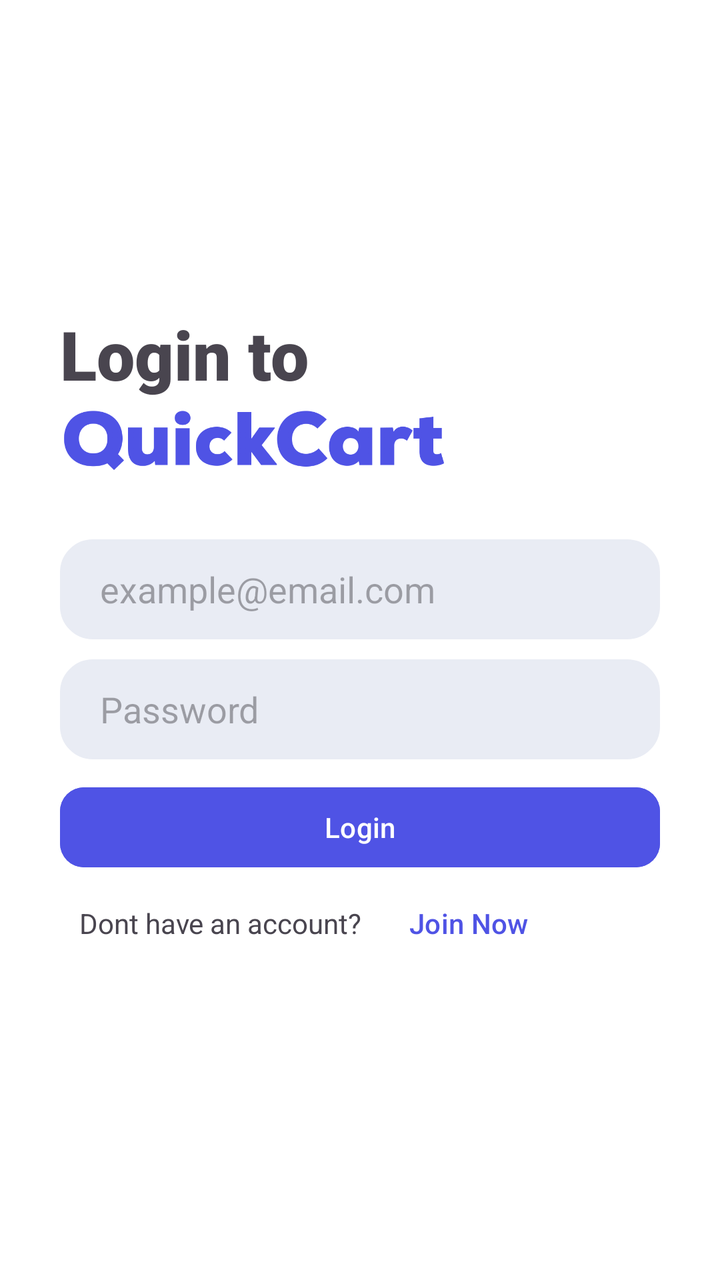
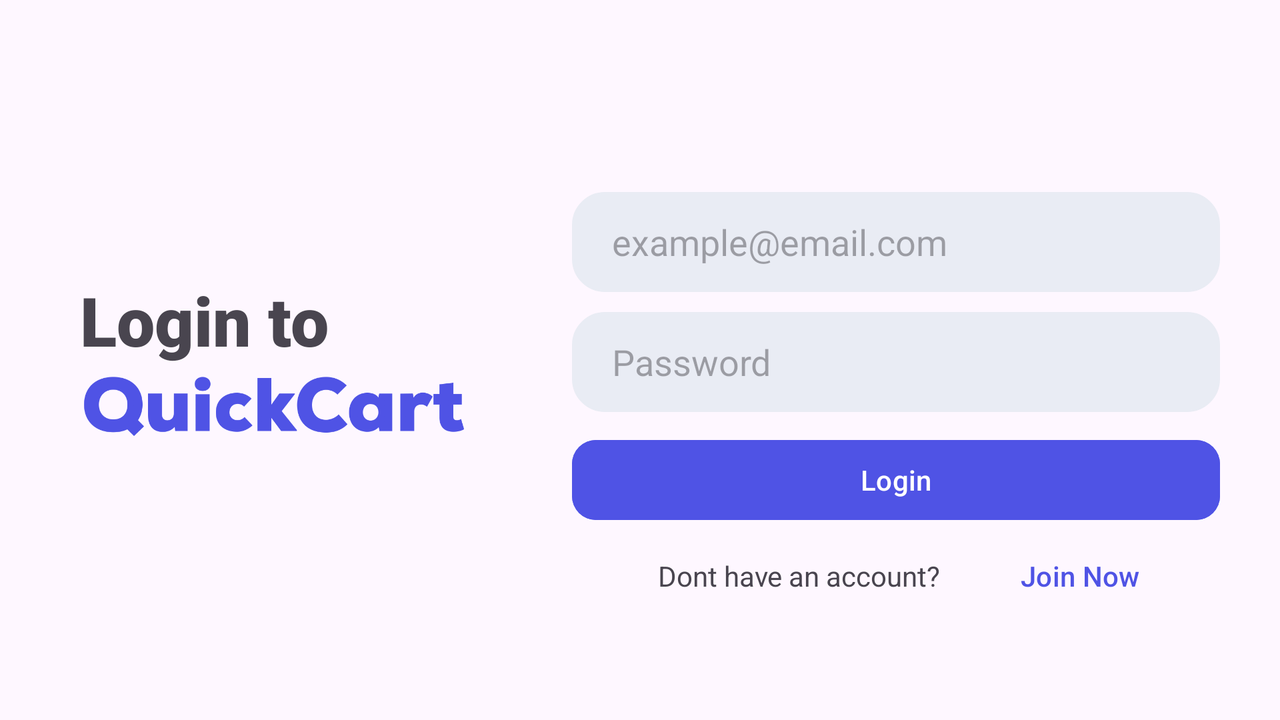

The same Android screen from two of the app's own layout files: first res/layout/ as a phone draws it, then the repository's variant for another configuration, drawn on a device whose configuration selects that folder. Both files follow.
<!-- AndroidManifest.xml: application theme Theme.Quickcart -->
<!-- res/layout/fragment_login.xml -->
<?xml version="1.0" encoding="utf-8"?>
<FrameLayout xmlns:android="http://schemas.android.com/apk/res/android"
    xmlns:app="http://schemas.android.com/apk/res-auto"
    xmlns:tools="http://schemas.android.com/tools"
    android:layout_width="match_parent"
    android:layout_height="match_parent"
    tools:context=".LoginFragment">

    <androidx.constraintlayout.widget.ConstraintLayout
        android:layout_width="match_parent"
        android:layout_height="match_parent"
        android:background="@color/white">

        <LinearLayout
            android:layout_width="match_parent"
            android:layout_height="wrap_content"
            android:layout_marginHorizontal="30dp"
            android:layout_marginStart="30dp"
            android:layout_marginEnd="30dp"
            android:foregroundGravity="center_vertical"
            android:orientation="vertical"
            app:layout_constraintBottom_toBottomOf="parent"
            app:layout_constraintEnd_toEndOf="parent"
            app:layout_constraintStart_toStartOf="parent"
            app:layout_constraintTop_toTopOf="parent">

            <TextView
                android:id="@+id/textView"
                android:layout_width="match_parent"
                android:layout_height="wrap_content"
                android:fontFamily="sans-serif-black"
                android:text="Login to"
                android:textSize="34sp" />

            <ImageView
                android:id="@+id/imageView2"
                android:layout_width="193dp"
                android:layout_height="40dp"
                android:src="@drawable/logo_coloured" />

            <LinearLayout
                android:layout_width="match_parent"
                android:layout_height="match_parent"
                android:layout_marginTop="30dp"
                android:gravity="center"
                android:orientation="vertical">

                <EditText
                    android:id="@+id/emailEditText"
                    android:layout_width="match_parent"
                    android:layout_height="50dp"
                    android:background="@drawable/rounded_edittext"
                    android:ems="10"
                    android:hint="example@email.com"
                    android:inputType="text|textEmailAddress"
                    android:maxLength="50"
                    android:paddingHorizontal="20dp" />

                <EditText
                    android:id="@+id/passwordEditText"
                    android:layout_width="match_parent"
                    android:layout_height="50dp"
                    android:layout_marginTop="10dp"
                    android:background="@drawable/rounded_edittext"
                    android:ems="10"
                    android:hint="Password"
                    android:inputType="text|textPassword"
                    android:maxLength="50"
                    android:paddingHorizontal="20dp" />

                <Button
                    android:id="@+id/loginButton"
                    android:layout_width="match_parent"
                    android:layout_height="wrap_content"
                    android:layout_marginTop="10dp"
                    android:backgroundTint="@color/brandMain"
                    android:text="Login"
                    android:textColorLink="#4f53e5"
                    app:cornerRadius="12dp" />

            </LinearLayout>

            <LinearLayout
                android:layout_width="wrap_content"
                android:layout_height="match_parent"
                android:layout_gravity="center"
                android:gravity="center"
                android:orientation="horizontal">

                <TextView
                    android:id="@+id/textView2"
                    android:layout_width="wrap_content"
                    android:layout_height="wrap_content"
                    android:layout_weight="1"
                    android:text="Dont have an account?"
                    android:textAlignment="textEnd" />

                <Button
                    android:id="@+id/joinButton"
                    android:layout_width="140dp"
                    android:layout_height="wrap_content"
                    android:layout_weight="1"
                    android:backgroundTint="#004F53E5"
                    android:text="Join Now"
                    android:textAlignment="viewStart"
                    android:textColor="@color/brandMain"
                    android:textColorLink="@color/brandMain"
                    app:cornerRadius="12dp" />
            </LinearLayout>

        </LinearLayout>

    </androidx.constraintlayout.widget.ConstraintLayout>
</FrameLayout>
<!-- resources referenced by this layout -->
<resources>
  <color name="brandMain">#4f53e5</color>
  <color name="white">#FFFFFFFF</color>
  <!-- drawable logo_coloured: png bitmap (drawable, 19019 bytes) -->
  <!-- drawable rounded_edittext (drawable) -->
  <?xml version="1.0" encoding="utf-8"?>
  <shape xmlns:android="http://schemas.android.com/apk/res/android">
      <solid android:color="#E9ECF4" /> 
      <corners android:radius="16dp" /> 
      <stroke android:color="#E9ECF4" android:width="1dp" /> 
  </shape>
  <style name="Theme.Quickcart" parent="Base.Theme.Quickcart" />
  <style name="Base.Theme.Quickcart" parent="Theme.Material3.DayNight.NoActionBar">
          
          
  
      </style>
</resources>
<!-- res/layout-land/fragment_login.xml (the repository's variant of the layout above) -->
<!-- drawn on the phone turned sideways -->
<?xml version="1.0" encoding="utf-8"?>
<FrameLayout xmlns:android="http://schemas.android.com/apk/res/android"
    xmlns:app="http://schemas.android.com/apk/res-auto"
    xmlns:tools="http://schemas.android.com/tools"
    android:layout_width="match_parent"
    android:layout_height="match_parent"
    tools:context=".LoginFragment">


    <androidx.constraintlayout.widget.ConstraintLayout
        android:layout_width="match_parent"
        android:layout_height="match_parent">
        <LinearLayout
            android:id="@+id/linearLayout2"
            android:layout_width="match_parent"
            android:layout_height="wrap_content"
            android:layout_marginHorizontal="30dp"
            android:foregroundGravity="center_vertical"
            android:gravity="center"
            android:orientation="horizontal"
            app:layout_constraintBottom_toBottomOf="parent"
            app:layout_constraintEnd_toEndOf="parent"
            app:layout_constraintStart_toStartOf="parent"
            app:layout_constraintTop_toTopOf="parent">

            <LinearLayout
                android:id="@+id/linearLayoutTitle"
                android:layout_height="wrap_content"
                android:layout_marginLeft="10dp"
                android:layout_weight="1"
                android:orientation="vertical" android:layout_width="0dp">

                <TextView
                    android:id="@+id/textView"
                    android:layout_width="match_parent"
                    android:layout_height="wrap_content"
                    android:fontFamily="sans-serif-black"
                    android:text="Login to"
                    android:textSize="34sp" />

                <ImageView
                    android:id="@+id/imageView2"
                    android:layout_width="193dp"
                    android:layout_height="40dp"
                    android:src="@drawable/logo_coloured" />
            </LinearLayout>

            <LinearLayout
                android:id="@+id/linearLayoutInputContent"
                android:layout_width="0dp"
                android:layout_height="wrap_content"
                android:layout_marginLeft="30dp"
                android:layout_weight="1.5"
                android:gravity="center"
                android:orientation="vertical">

                <EditText
                    android:id="@+id/emailEditText"
                    android:layout_width="match_parent"
                    android:layout_height="50dp"
                    android:background="@drawable/rounded_edittext"
                    android:ems="10"
                    android:hint="example@email.com"
                    android:inputType="text|textEmailAddress"
                    android:paddingStart="20dp" />

                <EditText
                    android:id="@+id/passwordEditText"
                    android:layout_width="match_parent"
                    android:layout_height="50dp"
                    android:layout_marginTop="10dp"
                    android:background="@drawable/rounded_edittext"
                    android:ems="10"
                    android:hint="Password"
                    android:inputType="text|textPassword"
                    android:paddingStart="20dp" />

                <Button
                    android:id="@+id/loginButton"
                    android:layout_width="match_parent"
                    android:layout_height="wrap_content"
                    android:layout_marginTop="10dp"
                    android:backgroundTint="@color/brandMain"
                    android:text="Login"
                    android:textColorLink="#4f53e5"
                    app:cornerRadius="12dp" />

            </LinearLayout>

        </LinearLayout>

        <LinearLayout
            android:id="@+id/linearLayoutJoin"
            android:layout_width="wrap_content"
            android:layout_height="wrap_content"
            android:layout_gravity="center"
            android:layout_marginStart="390dp"
            android:gravity="center"
            android:orientation="horizontal"
            app:layout_constraintEnd_toEndOf="@+id/linearLayout2"
            app:layout_constraintTop_toBottomOf="@+id/linearLayout2">

            <TextView
                android:id="@+id/textView2"
                android:layout_width="wrap_content"
                android:layout_height="wrap_content"
                android:layout_weight="1"
                android:text="Dont have an account?"
                android:textAlignment="textEnd" />

            <Button
                android:id="@+id/joinButton"
                android:layout_width="140dp"
                android:layout_height="wrap_content"
                android:layout_weight="1"
                android:backgroundTint="#004F53E5"
                android:text="Join Now"
                android:textColor="@color/brandMain"
                android:textColorLink="@color/brandMain"
                app:cornerRadius="12dp" />
        </LinearLayout>
    </androidx.constraintlayout.widget.ConstraintLayout>
</FrameLayout>
<!-- resources referenced by the variant -->
<!-- as the phone turned sideways resolves them -->
<resources>
  <color name="brandMain">#4f53e5</color>
  <!-- drawable logo_coloured: png bitmap (drawable, 19019 bytes) -->
  <!-- drawable rounded_edittext (drawable) -->
  <?xml version="1.0" encoding="utf-8"?>
  <shape xmlns:android="http://schemas.android.com/apk/res/android">
      <solid android:color="#E9ECF4" /> 
      <corners android:radius="16dp" /> 
      <stroke android:color="#E9ECF4" android:width="1dp" /> 
  </shape>
  <style name="Theme.Quickcart" parent="Base.Theme.Quickcart" />
  <style name="Base.Theme.Quickcart" parent="Theme.Material3.DayNight.NoActionBar">
          
          
  
      </style>
</resources>
